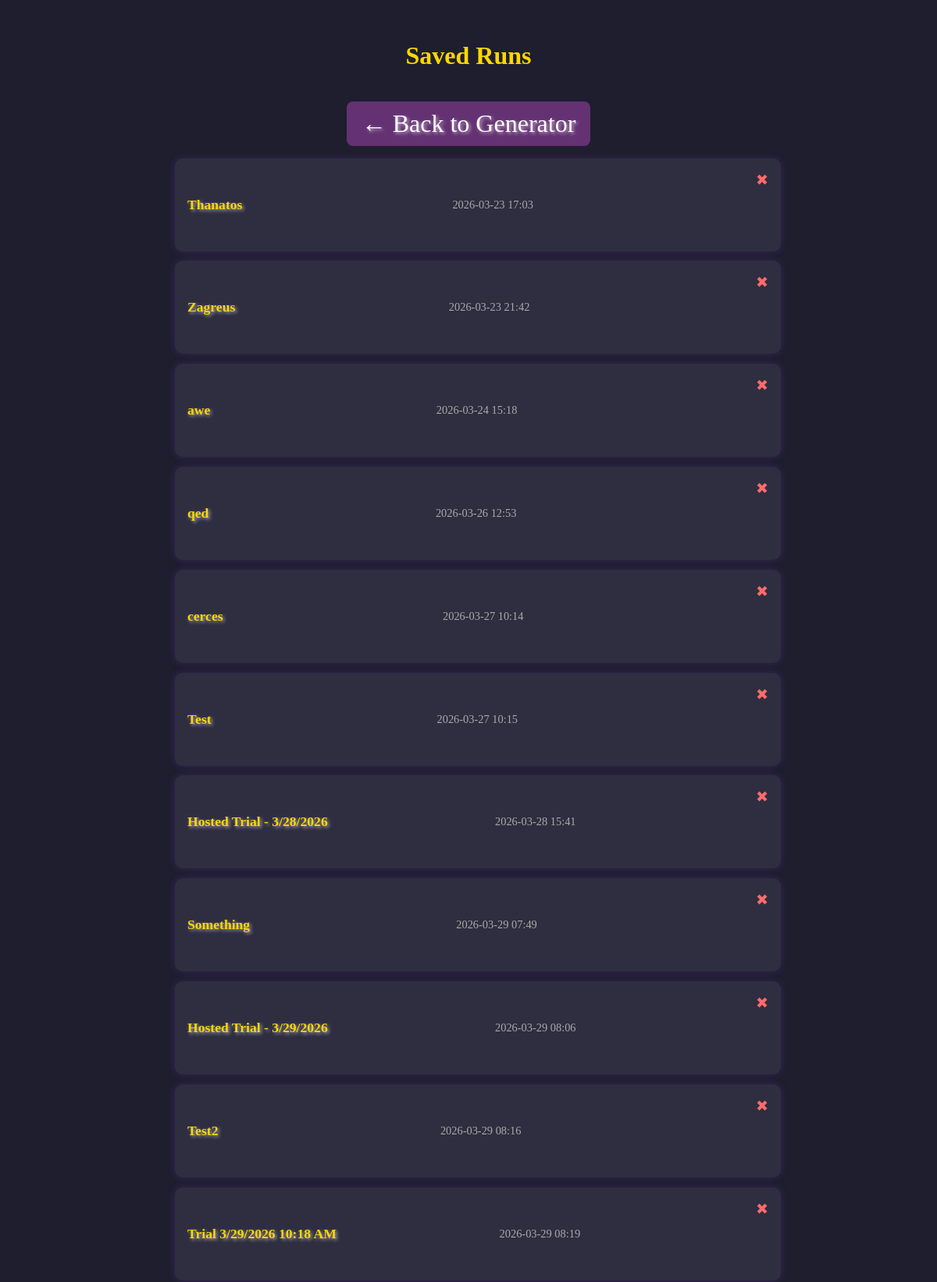
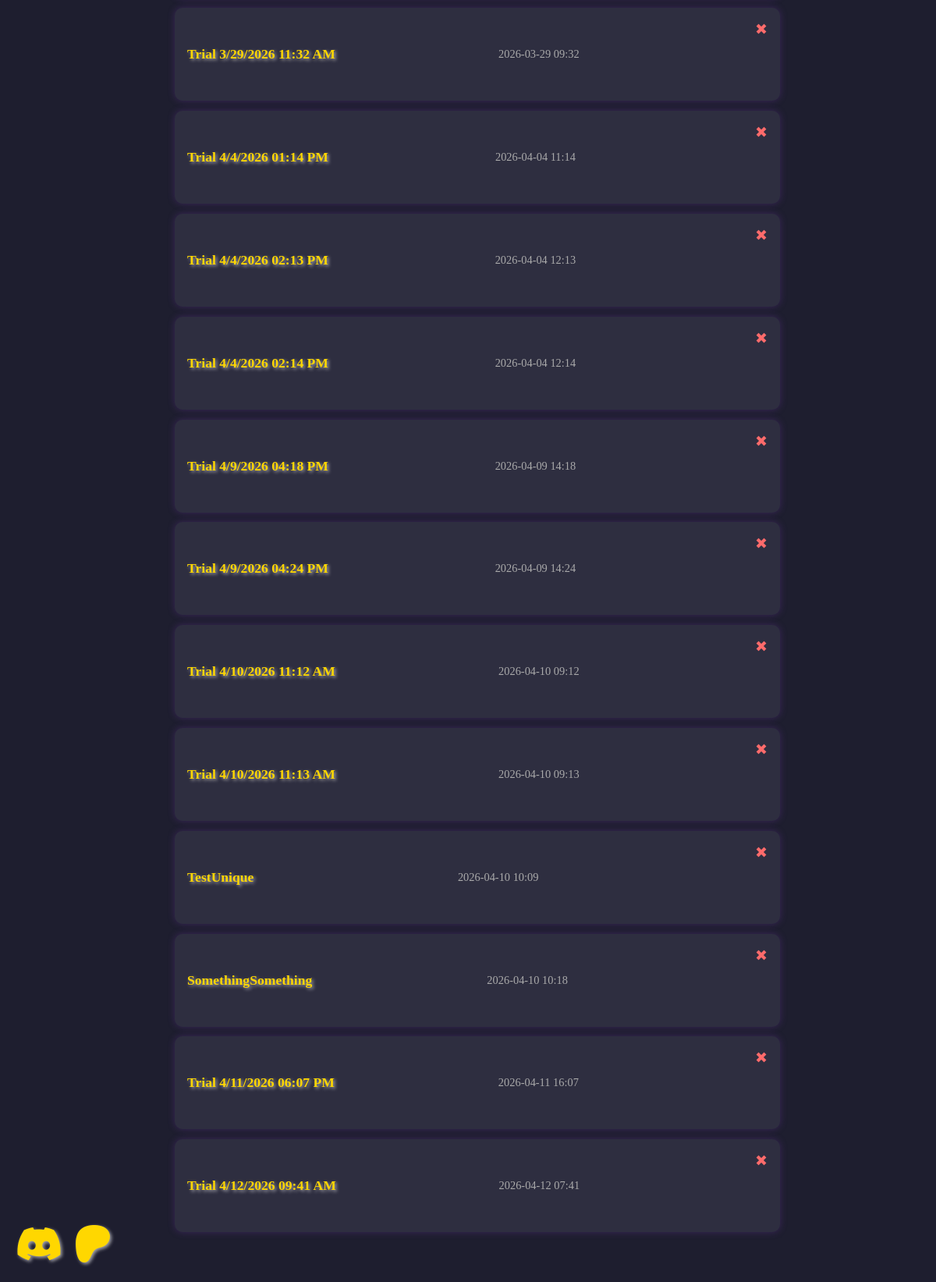
/runs, run on an earlier commit of the app's database (2 pictures, top to bottom).
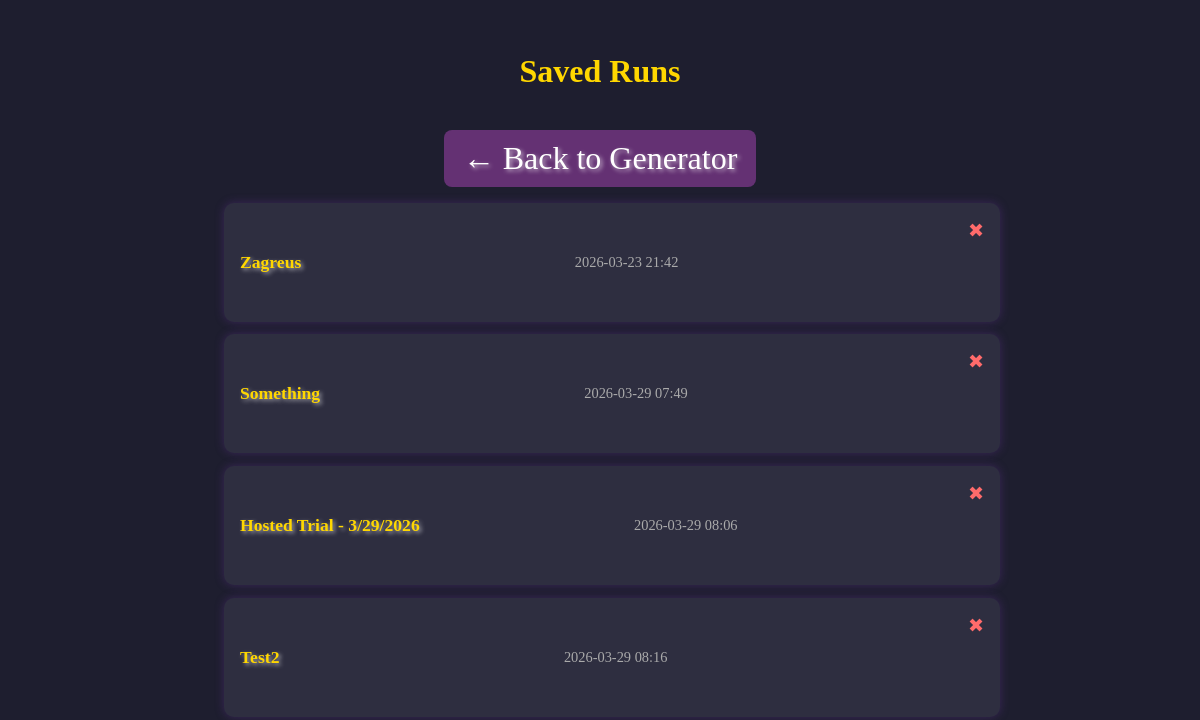
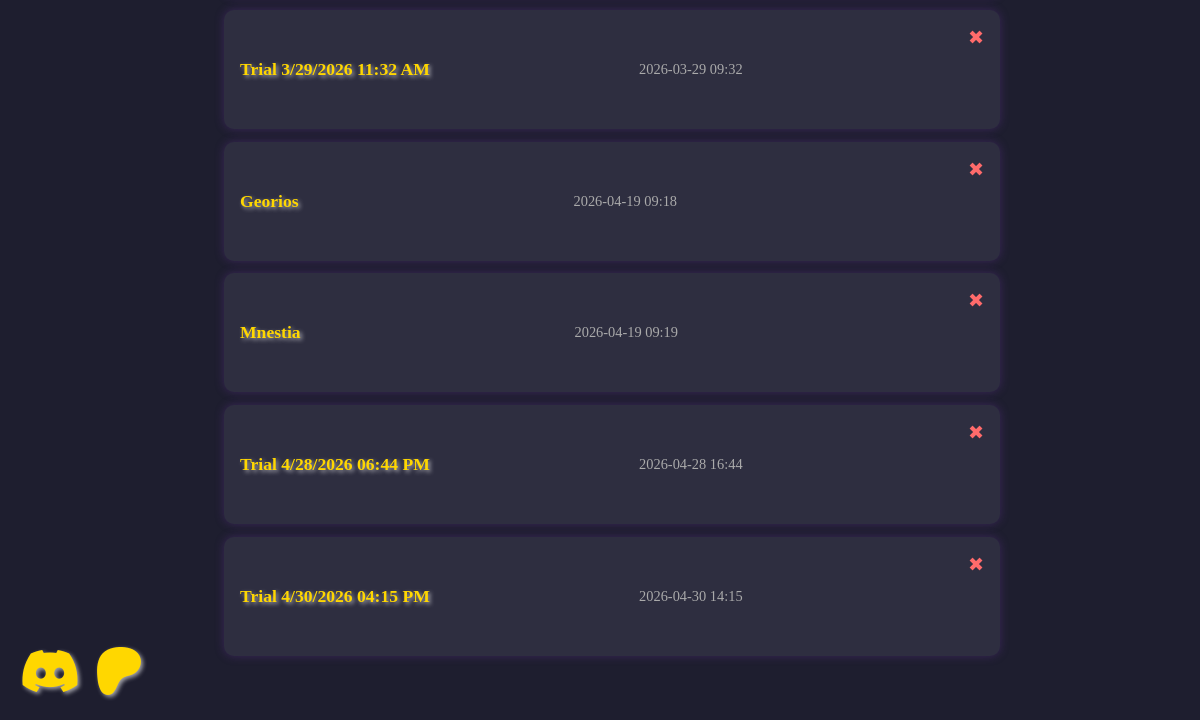
And on a later commit of the database (2 pictures, top to bottom).
### models.py (models this page shows, shortened)
class Run(db.Model):
    id = db.Column(db.Integer, primary_key=True)
    title_run = db.Column(db.String(100), nullable=False)
    created_at = db.Column(db.DateTime, default=func.now(), nullable=False)
    data = db.Column(db.Text, nullable=False)  # Stores the run as JSON
    user_id = db.Column(db.Integer, db.ForeignKey('user.id'), nullable=True)

### app.py (the view)
@app.route("/runs")
def list_runs():
    runs = Run.query.all()
    return render_template("runs.html", runs=runs)

### templates/runs.html (shortened to what this page needs)
<!DOCTYPE html>
<html lang="en">
<head>
    <link rel="stylesheet" href="{{ url_for('static', filename='style.css') }}">
    <link rel="stylesheet" href="https://cdnjs.cloudflare.com/ajax/libs/font-awesome/6.5.0/css/all.min.css">
</head>
<body>
    <h1>Saved Runs</h1>
    <a href="{{ url_for('home') }}" class="back-button">← Back to Generator</a>
    <ul class="run-list">
        {% for run in runs %}
        <li>
            <a href="{{ url_for('view_run', run_id=run.id) }}">{{ run.title_run }}</a>
            <span class="timestamp">{{ run.created_at.strftime('%Y-%m-%d %H:%M') }}</span>
            <form action="{{ url_for('delete_run', run_id=run.id) }}" method="POST" class="delete-form"
                onsubmit="return confirm('Are you sure you want to delete this Run?');">
                <button type="submit" class="delete-button" title="Delete Run">✖</button>
            </form>
        </li>
        {% else %}
        <li class="empty">No runs saved yet.</li>
        {% endfor %}
    </ul>
    <div class="social-icons">
        <a href="https://discord.gg/CmNqX7Mrtp" target="_blank" rel="noopener noreferrer">
            <i class="fa-brands fa-discord"></i>
        </a>
        <a href="https://www.patreon.com/c/TheMortalTrials" target="_blank" rel="noopener noreferrer">
            <i class="fa-brands fa-patreon"></i>
        </a>
    </div>
</body>
</html>

### static/style.css (style rules this page uses)
body { background: #1e1e2f; color: #f4f4f4; font-family: 'Georgia', serif; padding: 2rem; max-width: 800px; margin: auto; text-align: center; }
a { color: #ffd700; text-decoration: none; font-size: 2rem; text-shadow: 2px 2px 4px rgba(255, 255, 255, 0.6); transition: color 0.3s ease, text-shadow 0.3s ease; }
.social-icons { position: fixed; bottom: 20px; left: 20px; display: flex; gap: 15px; z-index: 1000; }
.social-icons a { font-size: 3rem; }
button { background: #643173; border: none; color: #fff; padding: 0.7rem 1.2rem; font-size: 1.1rem; border-radius: 8px; cursor: pointer; margin-bottom: 2rem; }
form { margin-bottom: 2rem; }
ul { list-style: square; margin-left: 1.5rem; }
h1 { font-size: 2rem; margin-bottom: 1.5rem; color: #ffd700; }
.run-list { padding: 0; list-style: none; margin-bottom: 2rem; }
.run-list li { background: #2e2e40; margin: 0.8rem 0; padding: 1rem; border-radius: 10px; box-shadow: 0 0 10px rgba(100, 50, 150, 0.4); display: flex; justify-content: space-between; align-items: center; transition: transform 0.2s; }
.run-list a { color: #ffd700; text-decoration: none; font-weight: bold; font-size: 1.1rem; }
.run-list .timestamp { color: #aaa; font-size: 0.9rem; }
.back-button { display: inline-block; margin-top: 1rem; text-decoration: none; color: #fff; background: #643173; padding: 0.6rem 1.2rem; border-radius: 8px; transition: background 0.3s ease; }
.delete-form { display: inline; margin-left: 1rem; }
.delete-button { background: transparent; border: none; color: #ff6b6b; font-size: 1.2rem; cursor: pointer; padding: 0; transition: color 0.2s ease; }

What changed in the data, as far as the page shows it:
removed Run: title_run "Thanatos", created_at "2026-03-23 17:03"
removed Run: title_run "awe", created_at "2026-03-24 15:18"
removed Run: title_run "qed", created_at "2026-03-26 12:53"
removed Run: title_run "cerces", created_at "2026-03-27 10:14"
removed Run: title_run "Test", created_at "2026-03-27 10:15"
removed Run: title_run "Hosted Trial - 3/28/2026", created_at "2026-03-28 15:41"
removed Run: title_run "Trial 3/29/2026 10:18 AM", created_at "2026-03-29 08:19"
removed Run: title_run "Trial 4/4/2026 01:14 PM", created_at "2026-04-04 11:14"
removed Run: title_run "Trial 4/4/2026 02:13 PM", created_at "2026-04-04 12:13"
removed Run: title_run "Trial 4/4/2026 02:14 PM", created_at "2026-04-04 12:14"
removed Run: title_run "Trial 4/9/2026 04:18 PM", created_at "2026-04-09 14:18"
removed Run: title_run "Trial 4/9/2026 04:24 PM", created_at "2026-04-09 14:24"
removed Run: title_run "Trial 4/10/2026 11:12 AM", created_at "2026-04-10 09:12"
removed Run: title_run "Trial 4/10/2026 11:13 AM", created_at "2026-04-10 09:13"
removed Run: title_run "TestUnique", created_at "2026-04-10 10:09"
removed Run: title_run "SomethingSomething", created_at "2026-04-10 10:18"
removed Run: title_run "Trial 4/11/2026 06:07 PM", created_at "2026-04-11 16:07"
removed Run: title_run "Trial 4/12/2026 09:41 AM", created_at "2026-04-12 07:41"
added Run: title_run "Georios", created_at "2026-04-19 09:18"
added Run: title_run "Mnestia", created_at "2026-04-19 09:19"
added Run: title_run "Trial 4/28/2026 06:44 PM", created_at "2026-04-28 16:44"
added Run: title_run "Trial 4/30/2026 04:15 PM", created_at "2026-04-30 14:15"
